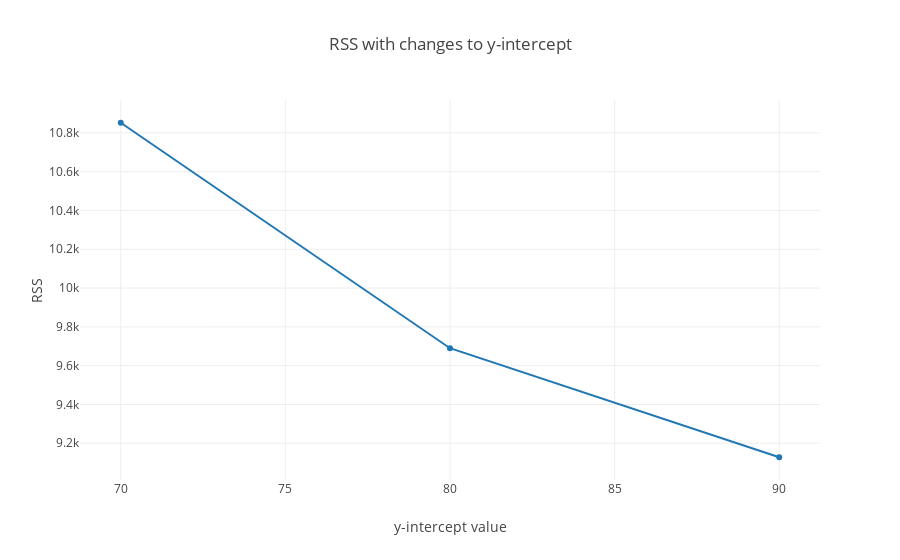

Notebook code cell kept with this figure:
### Markdown cell above
To demonstrate this, let's zoom in on our cost function and look at just one part of it.  Looking at our zoomed in cost function below, we can get a sense of the direction and magnitude of change required to alter our y-intercept in the next iteration.

### Code cell
import plotly
from plotly.offline import init_notebook_mode, iplot
# from graph import m_b_trace, trace_values, plot, build_layout

init_notebook_mode(connected=True)
layout = build_layout(options = {'title': 'RSS with changes to y-intercept', 'xaxis': {'title': 'y-intercept value'}, 'yaxis': {'title': 'RSS'}})
b_values = list(range(70, 150, 10)[:3])
rss = [10852, 9690, 9128, 9166, 9804, 11042, 12880, 15318][:3]
cost_curve_trace = trace_values(b_values, rss, mode="lines+markers")
plot([cost_curve_trace], layout)

### Figure 1 — Plotly figure (JSON) as saved in the notebook; plotly's stock layout.template omitted (floating-point values rounded to 4 significant figures)
{"data": [{"mode": "lines+markers", "name": "data", "text": [], "type": "scatter", "uid": "0805ee34-b1a4-11e8-ad08-086d41e3715a", "x": [70, 80, 90], "y": [10852, 9690, 9128]}], "layout": {"title": "RSS with changes to y-intercept", "xaxis": {"title": "y-intercept value"}, "yaxis": {"title": "RSS"}}}
